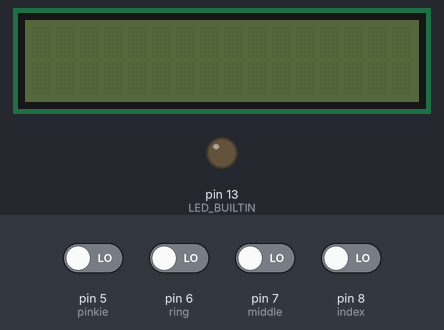
The sketch below on a simulated Arduino Uno, built with avr-gcc and run on an emulated ATmega328P. On the bench: 16×2 character LCD, output pins drawn as LEDs (lit = HIGH). The test bench sets the inputs (shaded band); at power-on: pin 5 (pinkie), pin 6 (ring), pin 7 (middle), pin 8 (index) LOW. What the sketch prints to the serial monitor is not drawn.

Above: at 1.2 s.
1.3 s: pin 5 (pinkie) driven HIGH
At 1.7 s:
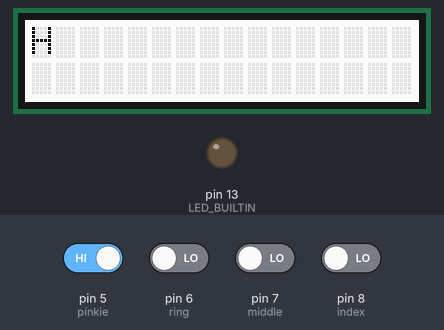
4.3 s: pin 6 (ring) driven HIGH
At 5.1 s:
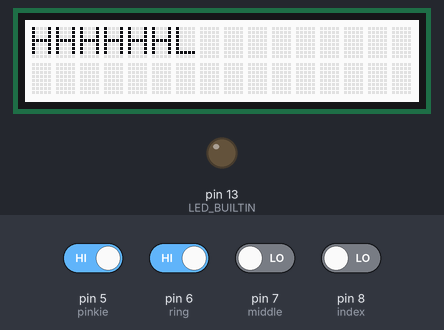
7.3 s: pin 7 (middle) driven HIGH
At 8.0 s:
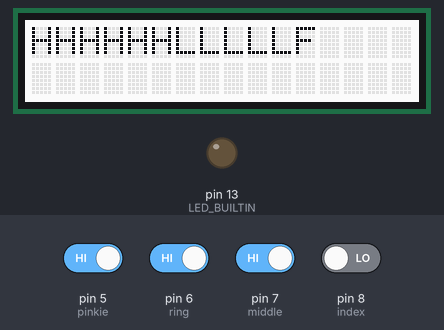

The sketch:

left_hand.ino
```cpp
/*Serial.begin(9600);
    Serial.print("A");
    rgb_lcd lcd;
    lcd.begin(16, 2);
    characters += "A";
    lcd.print(characters);
    delay(500);*/
// constants won't change. They're used here to set pin numbers:
const int index = 8;
const int middle = 7;
const int ring = 6;
const int pinkie = 5;

#include <Wire.h>
#include "rgb_lcd.h"


// variables will change:
int indexState = 0;
int middleState = 0;
int ringState = 0;
int pinkieState = 0;
String characters = "";

void setup() {
  // initialize the LED pin as an output:
  // initialize the pushbutton pin as an input:
  pinMode(index, INPUT);
  pinMode(LED_BUILTIN, OUTPUT);

}

void loop() {

  // read the state of the pushbutton value:
  indexState = digitalRead(index);
  middleState = digitalRead(middle);
  ringState = digitalRead(ring);
  pinkieState = digitalRead(pinkie);

  // check if the pushbutton is pressed. If it is, the buttonState is HIGH:
  if (ringState == HIGH && middleState == HIGH && indexState == HIGH) {
    Serial.begin(9600);
    Serial.print("G");
    rgb_lcd lcd;
    lcd.begin(16, 2);
    characters += "G";
    lcd.print(characters);
    delay(500);

  }
  else if (pinkieState == HIGH && middleState == HIGH && indexState == HIGH) {
    Serial.begin(9600);
    Serial.print("K");
    rgb_lcd lcd;
    lcd.begin(16, 2);
    characters += "K";
    lcd.print(characters);
    delay(500);

  }
  else if (pinkieState == HIGH && ringState == HIGH && indexState == HIGH) {
    Serial.begin(9600);
    Serial.print("M");
    rgb_lcd lcd;
    lcd.begin(16, 2);
    characters += "M";
    lcd.print(characters);
    delay(500);
  }
  else if (middleState == HIGH && indexState == HIGH) {
    Serial.begin(9600);
    Serial.print("C");
    rgb_lcd lcd;
    lcd.begin(16, 2);
    characters += "C";
    lcd.print(characters);
    delay(500);
  }
  else if (ringState == HIGH && indexState == HIGH) {
    Serial.begin(9600);
    Serial.print("E");
    rgb_lcd lcd;
    lcd.begin(16, 2);
    characters += "E";
    lcd.print(characters);
    delay(500);
  }
  else if (middleState == HIGH && ringState == HIGH) {
    Serial.begin(9600);
    Serial.print("F");
    rgb_lcd lcd;
    lcd.begin(16, 2);
    characters += "F";
    lcd.print(characters);
    delay(500);

  }
  else if (pinkieState == HIGH && indexState == HIGH) {
    Serial.begin(9600);
    Serial.print("I");
    rgb_lcd lcd;
    lcd.begin(16, 2);
    characters += "I";
    lcd.print(characters);
    delay(500);
  }
  else if (pinkieState == HIGH && middleState == HIGH) {
    Serial.begin(9600);
    Serial.print("J");
    rgb_lcd lcd;
    lcd.begin(16, 2);
    characters += "J";
    lcd.print(characters);
    delay(500);
  }
  else if (pinkieState == HIGH && ringState == HIGH) {
    Serial.begin(9600);
    Serial.print("L");
    rgb_lcd lcd;
    lcd.begin(16, 2);
    characters += "L";
    lcd.print(characters);
    delay(500);
  }
  else if (indexState == HIGH) {
    Serial.begin(9600);
    Serial.print("A");
    rgb_lcd lcd;
    lcd.begin(16, 2);
    characters += "A";
    lcd.print(characters);
    delay(500);
  }
  else if (middleState == HIGH) {
    Serial.begin(9600);
    Serial.print("B");
    rgb_lcd lcd;
    lcd.begin(16, 2);
    characters += "B";
    lcd.print(characters);
    delay(500);
  }
  else if (ringState == HIGH) {
    Serial.begin(9600);
    Serial.print("D");
    rgb_lcd lcd;
    lcd.begin(16, 2);
    characters += "D";
    lcd.print(characters);
    delay(500);
  }
  else if (pinkieState == HIGH) {
    Serial.begin(9600);
    Serial.print("H");
    rgb_lcd lcd;
    lcd.begin(16, 2);
    characters += "H";
    lcd.print(characters);
    delay(500);
  }

  else {

  }
}
```

Measured:
- after the input at 1.3 s, the display: first changes at once (image 1 shows a later state)
- after the input at 4.3 s, the display: first differs from a run without the input after 0.47 s (image 2)
- after the input at 7.3 s, the display: first differs from a run without the input after 0.33 s (image 3)
- what the display in image 1 shows lasts 0.5 s, from 1.4 s to 1.9 s
